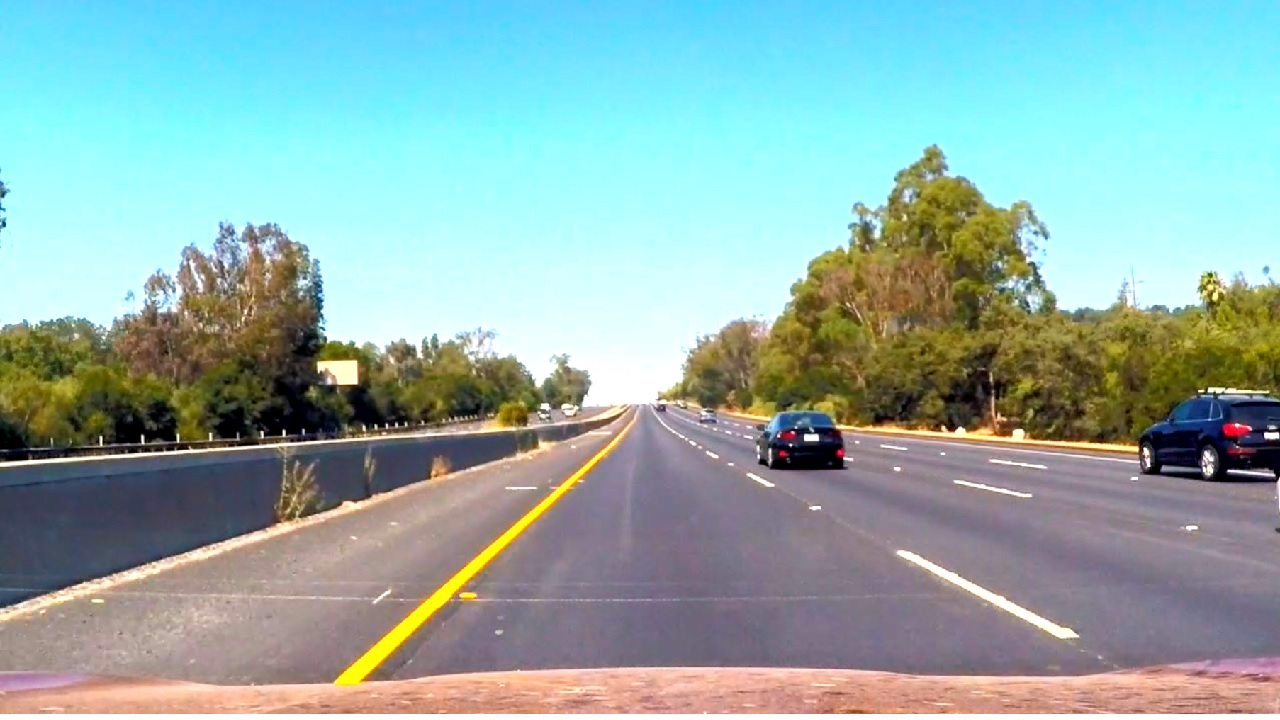
#> input picture test_images/test6.jpg, 1280 x 720 px, found by its file name
$ jupyter execute --allow-errors lesson_notebook.ipynb   (shell and % lines are left out)   (older library calls are emulated)
#> lines starting #> are read from the running program, lines starting #| are printed output that depends on the picture; after the words box and inside, x2 and y2 are one past the last pixel; in counts of white or black regions, pixels touching at a corner belong together; pictures that were not available may be replaced by others from this repository, and a replacement may not be noted
[cell 1]
import matplotlib.image as mpimg
import matplotlib.pyplot as plt
import numpy as np
import cv2
import glob
from skimage.feature import hog
from skimage import color, exposure

[cell 2]

image = mpimg.imread('C:\\data\\distortion\\test6.jpg')
#> image is the input picture: shape (720, 1280, 3); mean R, G, B 145.1, 173.3, 169.6

# Define a function that takes an image, a list of bounding boxes,
# and optional color tuple and line thickness as inputs
# then draws boxes in that color on the output

def draw_boxes(img, bboxes, color=(0, 0, 255), thick=6):
    # make a copy of the image
#> called with color = (0, 0, 255), thick = 6
    draw_img = np.copy(img)
    for box in bboxes:
        cv2.rectangle(draw_img, box[0], box[1], (0,255,255), 10)
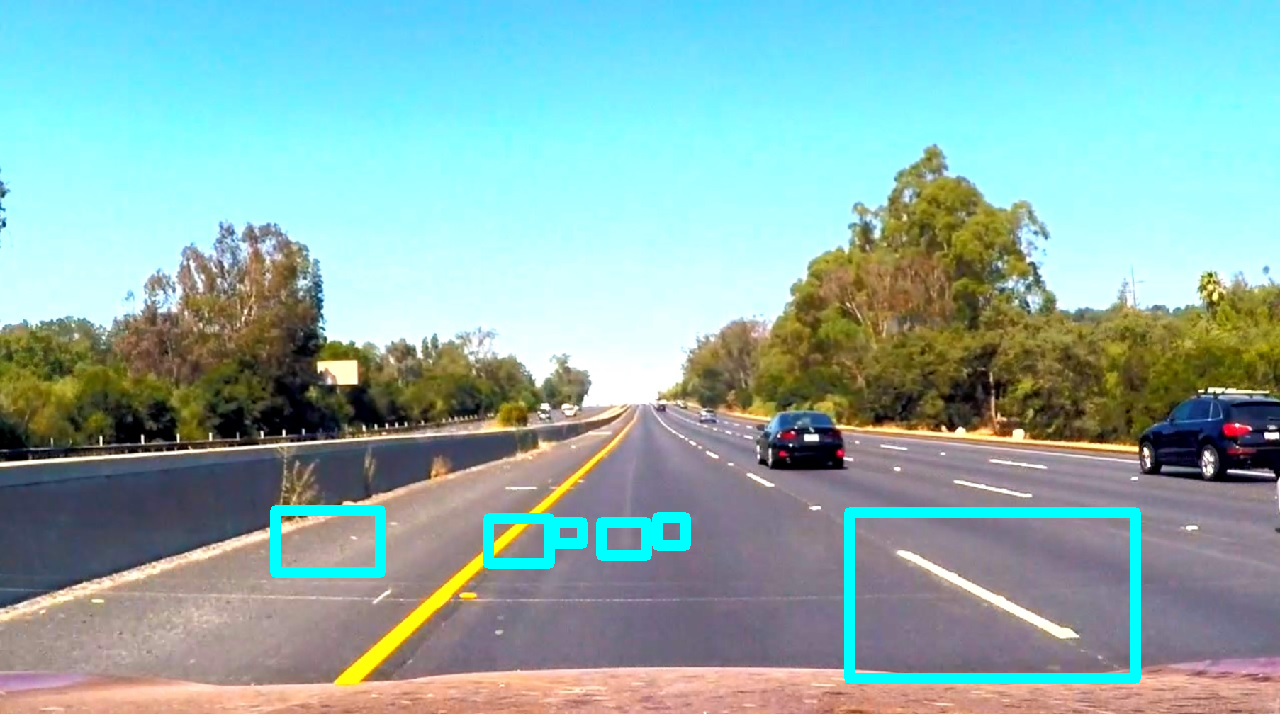
#> draw_img: shape (720, 1280, 3); 2.12% of pixels changed, all inside (x1, y1, x2, y2) = (270, 505, 1141, 684)
    # draw each bounding box on your image copy using cv2.rectangle()
    # return the image copy with boxes drawn
    return draw_img # Change this line to return image copy with boxes
# Add bounding boxes in this format, these are just example coordinates.
bboxes = [((275, 572), (380, 510)), ((488, 563), (549, 518)),
          ((554, 543), (582, 522)), ((601, 555), (646, 522)),
          ((657, 545), (685, 517)), ((849, 678), (1135, 512))]

result = draw_boxes(image, bboxes)
plt.imshow(result)

[cell 3]
import numpy as np
import cv2
import matplotlib.pyplot as plt
import matplotlib.image as mpimg

image = mpimg.imread('C:\\data\\detection\\templates\\bbox-example-image.jpg')
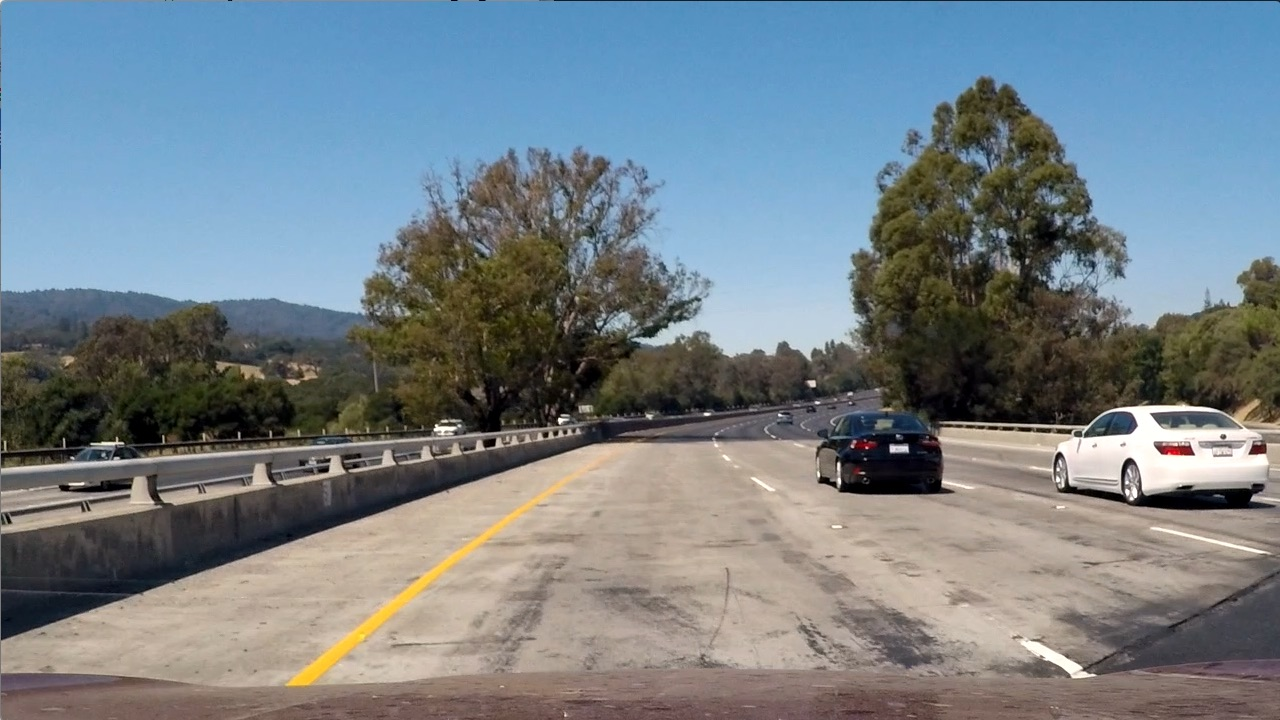
#> input picture test_images/test1.jpg, 1280 x 720 px, given in place of bbox-example-image.jpg, which was not available
#> image is the input picture: shape (720, 1280, 3); mean R, G, B 117.5, 128.7, 135.5
#image = mpimg.imread('temp-matching-example-2.jpg')
#templist = ['cutout1.jpg', 'cutout2.jpg', 'cutout3.jpg',
#            'cutout4.jpg', 'cutout5.jpg', 'cutout6.jpg']
templist = glob.glob('C:\\data\\detection\\templates\\cutout*.jpg')

# Here is your draw_boxes function from the previous exercise
def draw_boxes(img, bboxes, color=(0, 0, 255), thick=6):
    imcopy = np.copy(img)
    for bbox in bboxes:
        cv2.rectangle(imcopy, bbox[0], bbox[1], color, thick)
    return imcopy

# Define a function that takes an image and a list of templates as inputs
# then searches the image and returns the a list of bounding boxes
# for matched templates
def find_matches(img, template_list):
    imcopy = np.copy(img)
    bbox_list = []
    for temp in template_list:
        temp_img = mpimg.imread(temp)
        res = cv2.matchTemplate(imcopy, temp_img, cv2.TM_CCORR_NORMED)
        # Use cv2.minMaxLoc() to extract the location of the best match
        min_val, max_val, min_loc, max_loc = cv2.minMaxLoc(res)
        # Determine bounding box corners for the match
        w, h = (temp_img.shape[1], temp_img.shape[0])
        top_left = max_loc
        bottom_right = (top_left[0] + w, top_left[1] + h)
        # Append bbox position to list
        bbox_list.append((top_left, bottom_right))
    # Return the list of bounding boxes
    return bbox_list

bboxes = find_matches(image, templist)
#> bboxes = []
result = draw_boxes(image, bboxes)
plt.imshow(result)

[cell 4]
import numpy as np
import cv2
import matplotlib.pyplot as plt
import matplotlib.image as mpimg

image = mpimg.imread('C:\\data\\detection\\templates\\bbox-example-image.jpg')

# Define a function to compute color histogram features
def color_hist(img, nbins=32, bins_range=(0, 256)):
    # Compute the histogram of the RGB channels separately
#> called with nbins = 32, bins_range = (0, 256)
    rhist = np.histogram(image[:,:,0], bins=nbins, range=bins_range)
    ghist = np.histogram(image[:,:,1], bins=nbins, range=bins_range)
    bhist = np.histogram(image[:,:,2], bins=nbins, range=bins_range)
    # Generating bin centers
    bin_edges = rhist[1]
#> bin_edges = 33 values from 0 to 256
    bin_centers = (bin_edges[1:]  + bin_edges[0:len(bin_edges)-1])/2
#> bin_centers = 32 values from 4 to 252
    # Concatenate the histograms into a single feature vector
    hist_features = np.concatenate((rhist[0], ghist[0], bhist[0]))
#> hist_features = 96 values, max 111331 at index 89, min 936 at index 60, mean 28800
    # Return the individual histograms, bin_centers and feature vector
    return rhist, ghist, bhist, bin_centers, hist_features

rh, gh, bh, bincen, feature_vec = color_hist(image, nbins=32, bins_range=(0, 256))
#> bincen = 32 values from 4 to 252; feature_vec has the same summary as hist_features in color_hist

# Plot a figure with all three bar charts
if rh is not None:
    plt.imshow(image)
    fig = plt.figure(figsize=(12,3))

    plt.subplot(131)
    plt.bar(bincen, rh[0])
    plt.xlim(0, 256)
    plt.title('R Histogram')

    plt.subplot(132)
    plt.bar(bincen, gh[0])
    plt.xlim(0, 256)
    plt.title('G Histogram')

    plt.subplot(133)
    plt.bar(bincen, bh[0])
    plt.xlim(0, 256)
    plt.title('B Histogram')
    fig.tight_layout()

else:
    print('Your function is returning None for at least one variable...')
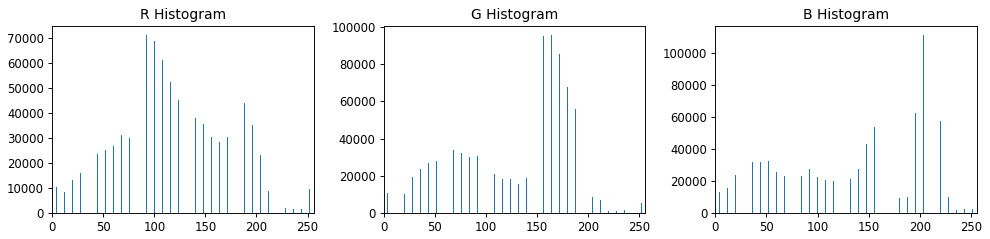
#> figure drawn by matplotlib, 3 panels; panel 1: tallest bar 71144 high, from x = 91.6 to 92.4; panel 2: tallest bar 95802 high, from x = 163.6 to 164.4; panel 3: tallest bar 111331 high, from x = 203.6 to 204.4

[cell 5]
import cv2
import numpy as np
import matplotlib.pyplot as plt
from mpl_toolkits.mplot3d import Axes3D

# [26 lines left out: function plot3d, not called in this run]


# Read a color image
img = mpimg.imread('C:\\data\\detection\\templates\\cutout2.jpg')
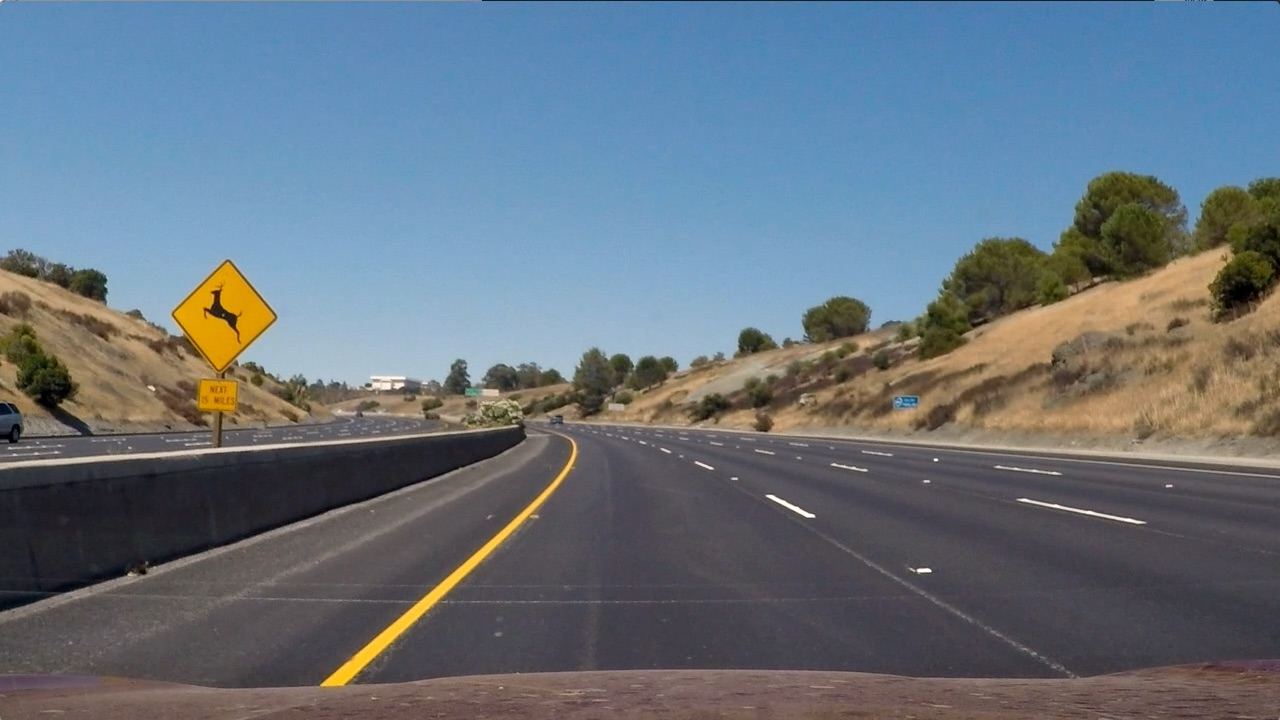
#> input picture test_images/test2.jpg, 1280 x 720 px, given in place of cutout2.jpg, which was not available
#> img is the input picture: shape (720, 1280, 3); mean R, G, B 102.8, 114.6, 125.5

# Select a small fraction of pixels to plot by subsampling it
scale = max(img.shape[0], img.shape[1], 256) / 256  # at most 64 rows and columns
img_small = cv2.resize(img, (np.int(img.shape[1] / scale), np.int(img.shape[0] / scale)), interpolation=cv2.INTER_NEAREST)
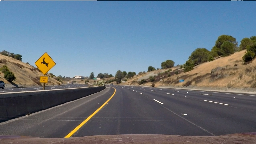
#> img_small: shape (144, 256, 3); mean R, G, B 102.5, 114.5, 125.4

# Convert subsampled image to desired color space(s)
#img_small_RGB = cv2.cvtColor(img_small, cv2.COLOR_BGR2RGB)  # OpenCV uses BGR, matplotlib likes RGB
img_small_HSV = cv2.cvtColor(img_small, cv2.COLOR_BGR2HSV)
#> img_small_HSV: shape (144, 256, 3); mean H, S, V 78, 80.6, 138.3
#> (the rest of the program and of its run is left out)
